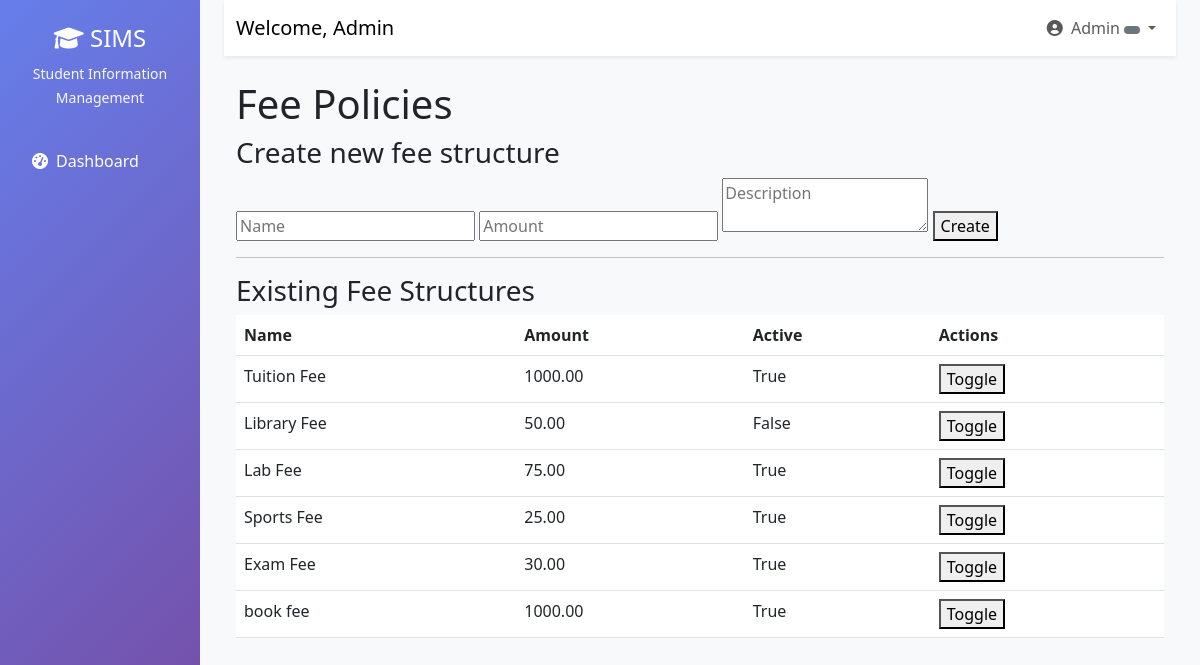
The page /finance/fee-policies/ (signed in) on the database its author committed.
### users/models.py (models this page shows, shortened)
class User(AbstractUser):
    ROLE_CHOICES = (
        ('admin', 'Administrator'),
        ('teacher', 'Teacher'),
        ('student', 'Student'),
        ('registrar', 'Registrar'),
        ('finance', 'Finance Officer'),
        ('parent', 'Parent'),
    )
    role = models.CharField(max_length=20, choices=ROLE_CHOICES)
    phone = models.CharField(max_length=15, blank=True)
    address = models.TextField(blank=True)
    date_of_birth = models.DateField(null=True, blank=True)
    profile_picture = models.ImageField(upload_to='profiles/', null=True, blank=True)
    is_approved = models.BooleanField(default=False)
    created_at = models.DateTimeField(auto_now_add=True)

### payments/models.py (models this page shows, shortened)
class FeeStructure(models.Model):
    name = models.CharField(max_length=100)
    amount = models.DecimalField(max_digits=10, decimal_places=2)
    description = models.TextField()
    is_active = models.BooleanField(default=True)
    created_by = models.ForeignKey(User, on_delete=models.CASCADE)
    created_at = models.DateTimeField(auto_now_add=True)

### users/decorators.py (the view)
        def wrapper(request, *args, **kwargs):
            if request.user.is_authenticated:
                if request.user.role in allowed_roles or request.user.is_superuser:
                    return view_func(request, *args, **kwargs)
            messages.error(request, "You don't have permission to access this page.")
            return redirect('dashboard')

### finance/views.py (called while the page is built, shortened)
@finance_required
def update_fee_policies(request):
    fee_structures = FeeStructure.objects.all()
    context = {
        'fee_structures': fee_structures,
    }
    return render(request, 'finance/update_fee_policies.html', context)

### finance/templates/finance/update_fee_policies.html (shortened to what this page needs)
{% extends 'base.html' %}
{% block content %}
<h1>Fee Policies</h1>
<form method="post">{% csrf_token %}
  <h3>Create new fee structure</h3>
  <input type="text" name="name" placeholder="Name" />
  <input type="text" name="amount" placeholder="Amount" />
  <textarea name="description" placeholder="Description"></textarea>
  <button type="submit" name="create">Create</button>
</form>
<hr/>
<h3>Existing Fee Structures</h3>
<table class="table">
  <thead><tr><th>Name</th><th>Amount</th><th>Active</th><th>Actions</th></tr></thead>
  <tbody>
  {% for f in fee_structures %}
    <tr>
      <td>{{ f.name }}</td>
      <td>{{ f.amount }}</td>
      <td>{{ f.is_active }}</td>
      <td>
        <form method="post" style="display:inline">{% csrf_token %}
          <button type="submit" name="toggle">Toggle</button>
        </form>
      </td>
    </tr>
  {% empty %}
    <tr><td colspan="4">No fee structures defined</td></tr>
  {% endfor %}
  </tbody>
</table>
{% endblock %}

### templates/base.html (shortened to what this page needs)
<!DOCTYPE html>
<html lang="en">
  <head>
    <link
      href="https://cdn.jsdelivr.net/npm/bootstrap@5.3.0/dist/css/bootstrap.min.css"
      rel="stylesheet"
    />
    <link
      href="https://cdnjs.cloudflare.com/ajax/libs/font-awesome/6.0.0/css/all.min.css"
      rel="stylesheet"
    />
  </head>
  <body>
    {% if user.is_authenticated %}
    <div class="container-fluid">
      <div class="row">
        <nav class="col-md-3 col-lg-2 d-md-block sidebar">
          <div class="position-sticky pt-4">
            <div class="text-center mb-4">
              <h4 class="text-white">
                <i class="fas fa-graduation-cap"></i> SIMS
              </h4>
              <small class="text-light">Student Information Management</small>
            </div>
            <ul class="nav flex-column">
              <li class="nav-item">
                <a
                  class="nav-link {% if request.resolver_match.url_name == 'dashboard' %}active{% endif %}"
                  href="{% url 'dashboard' %}"
                >
                  <i class="fas fa-tachometer-alt me-2"></i>Dashboard
                </a>
              </li>
            </ul>
          </div>
        </nav>
        <main class="col-md-9 ms-sm-auto col-lg-10 px-md-4 main-content">
          <nav
            class="navbar navbar-expand-lg navbar-light bg-white shadow-sm mb-4"
          >
            <div class="container-fluid">
              <span class="navbar-brand"
                >Welcome, {{ user.get_full_name|default:user.username }}</span
              >
              <div class="navbar-nav ms-auto">
                <div class="nav-item dropdown">
                  <a
                    class="nav-link dropdown-toggle"
                    href="#"
                    id="navbarDropdown"
                    role="button"
                    data-bs-toggle="dropdown"
                  >
                    <i class="fas fa-user-circle me-1"></i> {{ user.username }}
                    <span
                      class="badge bg-{% if user.role == 'admin' %}danger{% elif user.role == 'teacher' %}info{% elif user.role == 'student' %}success{% elif user.role == 'parent' %}warning{% else %}secondary{% endif %}"
                    >
                    </span>
                  </a>
                </div>
              </div>
            </div>
          </nav>
          <div class="container-fluid">{% block content %}{% endblock %}</div>
        </main>
      </div>
    </div>
    {% else %} {% block auth_content %}{% endblock %} {% endif %}
  </body>
</html>

### templates/base.html (style rules this page uses)
.sidebar { min-height: 100vh; background: linear-gradient(135deg, #667eea 0%, #764ba2 100%); }
.sidebar .nav-link { color: #fff; padding: 12px 20px; margin: 4px 0; border-radius: 8px; transition: all 0.3s; }
.main-content { background-color: #f8f9fa; min-height: 100vh; }

### rows shown on the page
User: get_full_name "Admin", username "Admin"
FeeStructure: name "Tuition Fee", amount "1000.00", is_active "True"
FeeStructure: name "Library Fee", amount "50.00", is_active "False"
FeeStructure: name "Lab Fee", amount "75.00", is_active "True"
FeeStructure: name "Sports Fee", amount "25.00", is_active "True"
FeeStructure: name "Exam Fee", amount "30.00", is_active "True"
FeeStructure: name "book fee", amount "1000.00", is_active "True"
